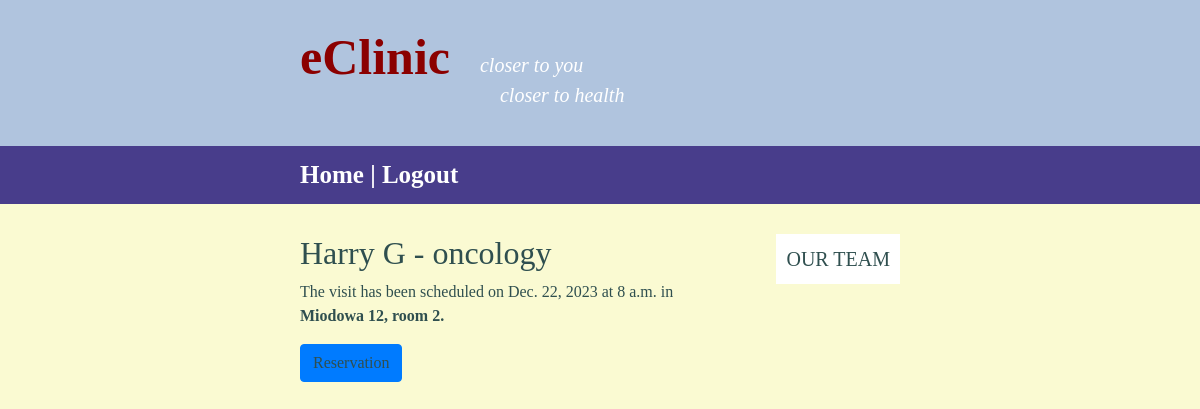
Screenshot of /visits/2 (signed in) with the database file from the repository.
### visits/models.py (models this page shows, shortened)
class Visit(models.Model):
    date = models.DateField()
    start_time = models.TimeField(default=time(8))
    doctor = models.ForeignKey(Doctor, on_delete=models.CASCADE)
    location = models.ForeignKey(Location, on_delete=models.CASCADE)
    available = models.BooleanField(default=True)
    patient = models.ForeignKey(User, null=True, blank=True, on_delete=models.CASCADE)
    class Meta:
        ordering = ["date", "start_time"]

class Doctor(models.Model):
    doctor = models.CharField(max_length=50)
    specialization = models.ForeignKey(Specialization, on_delete=models.CASCADE)
    def __str__(self):
        return f"{self.doctor} - {self.specialization}"

class Specialization(models.Model):
    specialization = models.CharField(max_length=100)
    def __str__(self):
        return self.specialization

class Location(models.Model):
    adress = models.CharField(max_length=100)
    room_number = models.IntegerField()
    def __str__(self):
        return f"{self.adress}, room {self.room_number}."

### visits/views.py (the view)
# urls.py: path('<int:id>', views.details, name="details"),
def details(request, id):
    visit = get_object_or_404(Visit, pk=id)
    out_of_date(visit)
    return render(request, "visits/details.html", {"visit": visit})

### visits/views.py (called while the page is built)
def out_of_date(visit):
    visit_datetime = datetime.combine(visit.date, visit.start_time)
    if visit_datetime < datetime.now():
        visit.available = False
        visit.save()

### visits/templates/visits/details.html (shortened to what this page needs)
{% extends "base.html" %}
{% block content %}
    <div id="main-content">
        <main id="main">
            {% if user.is_active %}
                <h2>{{visit.doctor}}</h2>
                <p>
                    The visit has been scheduled on {{visit.date}} at {{visit.start_time}} in <strong>{{visit.location}}</strong>
                </p>
                <a class="btn btn-primary" href="{% url 'reservation' visit.id %}">Reservation</a>
            {% else %}
                <p>Login to check the details.</p>
            {% endif %}
        </main>
        {% if user.is_active %}
        <aside id="right-menu">
            <a href="{% url 'doctors' %}">
                <span style="font-size: 20px; text-transform: uppercase;">Our team</span>
            </a>
        </aside>
        {% endif %}
    </div>
{% endblock %}

### website/static/website/styles.css (style rules this page uses)
body { font-family: serif; color: DarkSlateGray; background-color: LightGoldenRodYellow; }
a:link { text-decoration: none; color: DarkSlateGray; }
#main-content { padding: 30px 300px 30px 300px; }
#main { float: left; width: 70%; }
#right-menu { display: flex; background-color: White; float: right; padding: 10px; }

### rows the page displays
Visit: doctor "Harry G - oncology", date "Dec. 22, 2023", start_time "8 a.m.", location "Miodowa 12, room 2."
